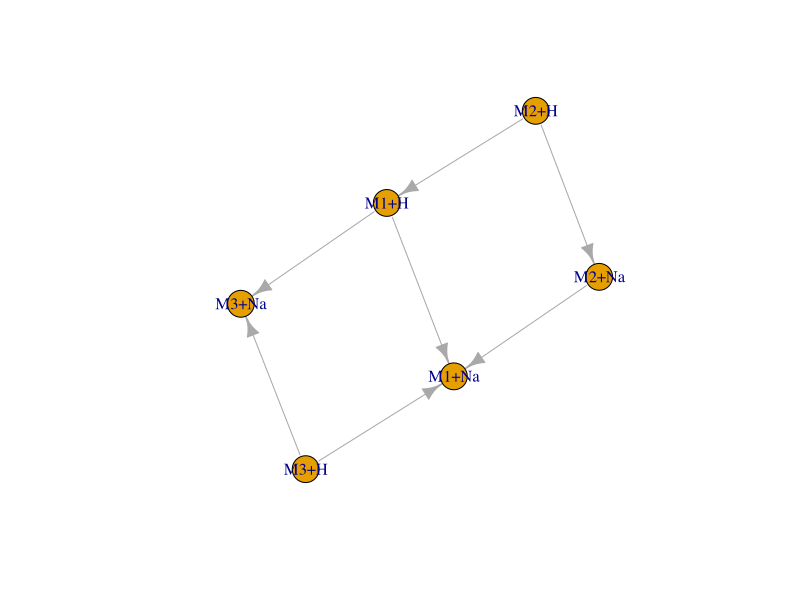
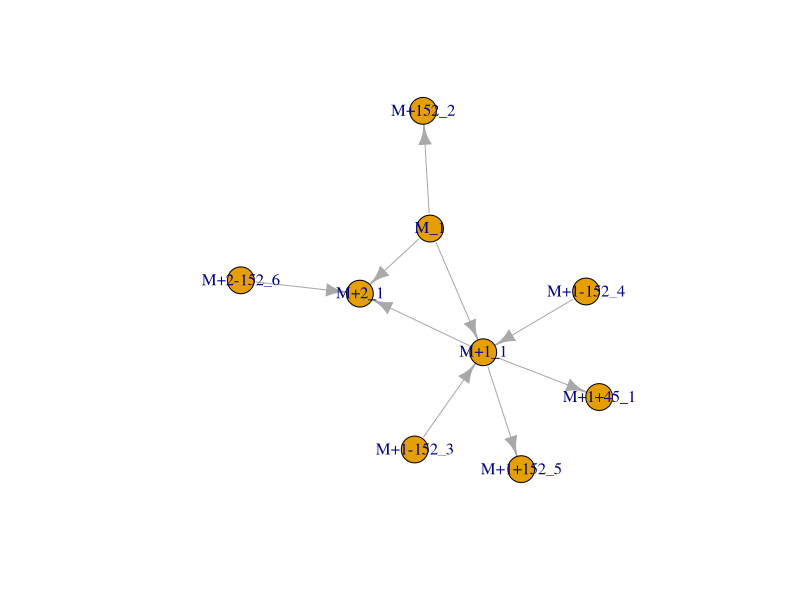
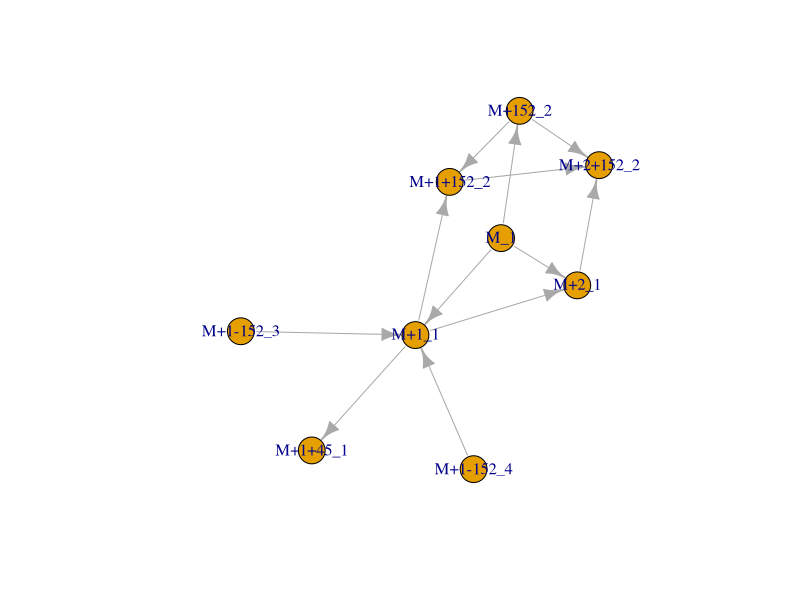
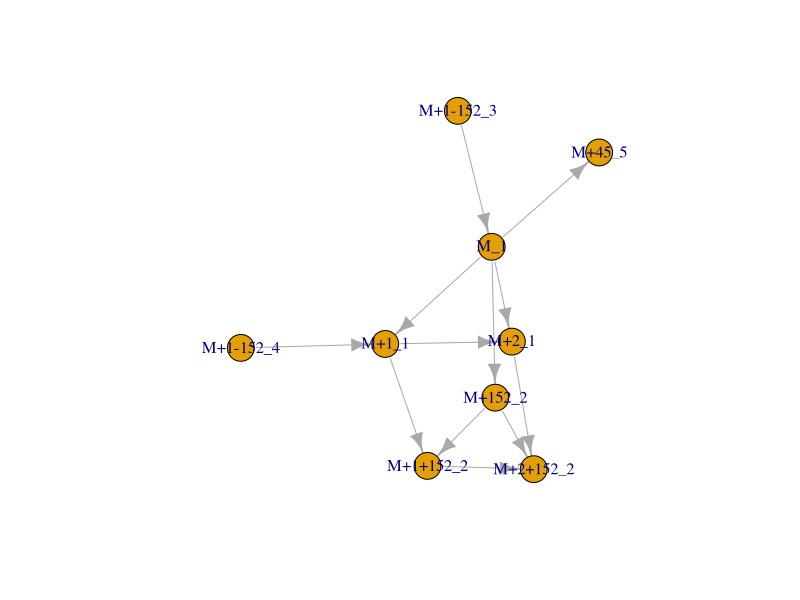
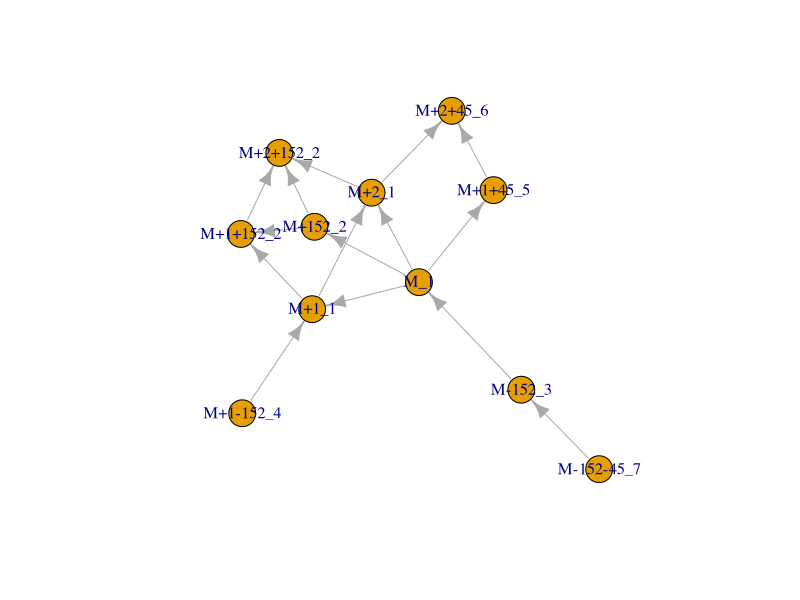
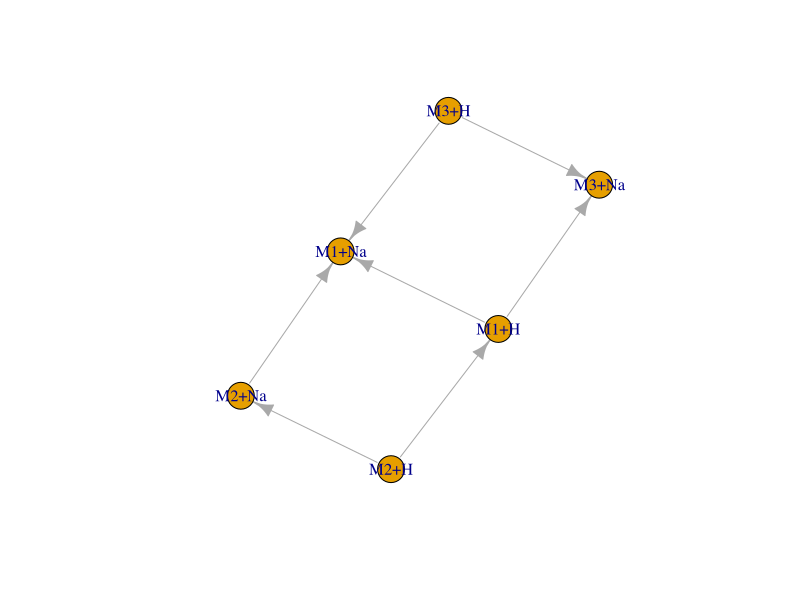
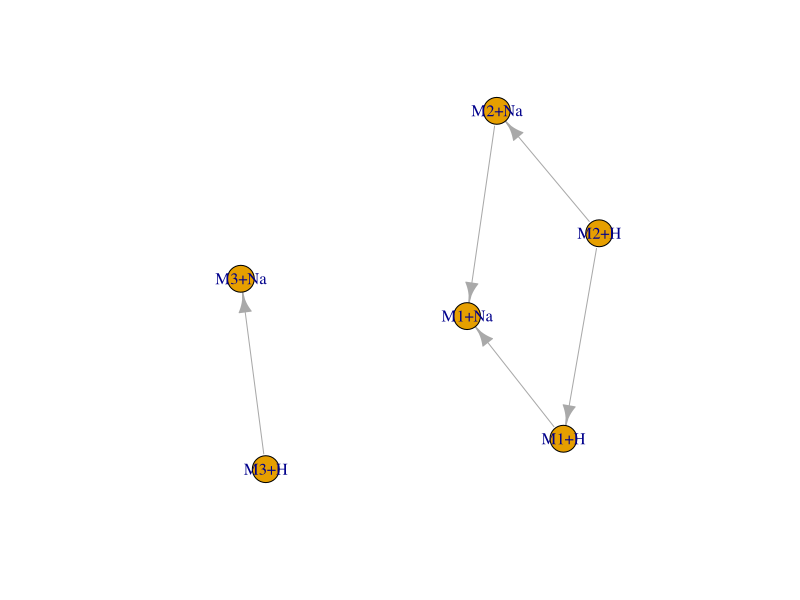
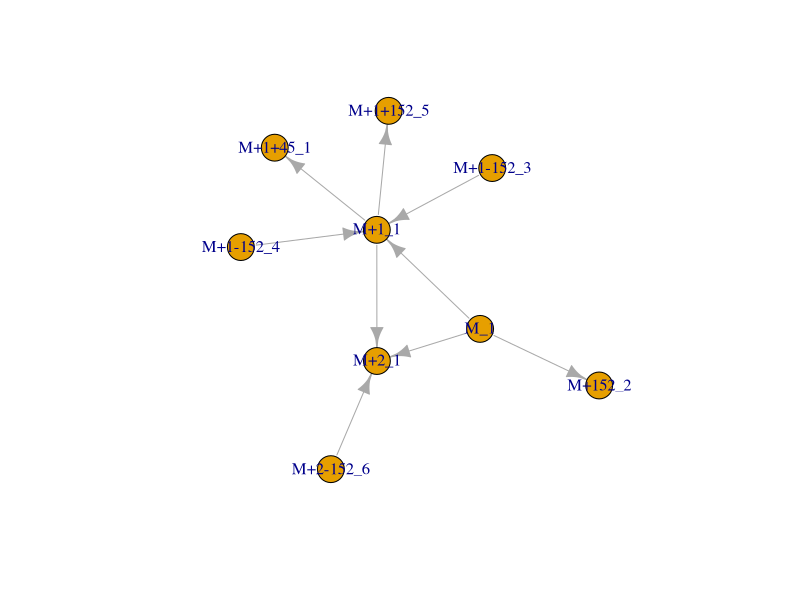

These charts were generated, in order, by the following R code:
library(igraph)
## remove edges between M1+H and M2+Na, M3+H and M4+K, in general when there is 
## a link between an adduct and a molecular ion

## node with outgoing transf link should not have outgoing adduct link when
## the adduct-linking vertex has a ingoing adduct link

## node with ingoing transf link should not have ingoing adduct link when the 
## adduct-linking vertex has an outgoing adduct link

## pos mode: isotopic+1, isotopic+2, isotopic+3, Na adduct, K adduct, 
## formic acid adduct
## neg mode: isotopic+1, isotopic+2, isotopic+3, formic acid, Na adduct,
## Sodium formate 


##          M1+H    M1+Na   M2+H    M2+Na   M3+H    M3+Na
## M1+H     0       1       0       0       0       1       
## M1+Na    0       0       0       0       0       0
## M2+H     1       0       0       1       0       0
## M2+Na    0       1       0       0       1       0
## M3+H     0       1       0       0       0       1
## M3+Na    0       0       0       0       0       0  

# mat_test <- matrix(c(c(0, 1, 1, 0, 0, 1), ## M1+H
#                      c(1, 0, 1, 1, 1, 1), ## M1+Na
#                      c(1, 1, 0, 1, 0, 0), ## M2+H
#                      c(0, 1, 1, 0, 1, 0), ## M2+Na
#                      c(0, 1, 0, 1, 0, 1), ## M3+H
#                      c(0, 1, 0, 0, 1, 0)), ## M3+Na
#                    

## example 1
mat_1 <- matrix(c(c(0, 1, 0, 0, 0, 1), ## M1+H
                     c(0, 0, 0, 0, 0, 0), ## M1+Na
                     c(1, 0, 0, 1, 0, 0), ## M2+H
                     c(0, 1, 0, 0, 0, 0), ## M2+Na
                     c(0, 1, 0, 0, 0, 1), ## M3+H
                     c(0, 0, 0, 0, 0, 0)), ## M3+Na
                   byrow = TRUE, ncol = 6, nrow = 6)
mat_1_transf <- matrix(c(
    c("", "adduct_Na", "", "", "", "transf_gluc_F"), ## M1+H
    c("", "", "", "", "", ""), ## M1+Na
    c("transf_gluc_T", "", "", "adduct_Na", "", ""), ## M2+H
    c("", "transf_gluc_T", "", "", "", ""), ## M2+Na
    c("", "transf_gluc_F", "", "", "", "adduct_Na"), ## M3+H
    c("", "", "", "", "", "")), ## M3+Na
    byrow = TRUE, ncol = 6, nrow = 6)
colnames(mat_1) <- c("M1+H", "M1+Na", "M2+H", "M2+Na", "M3+H", "M3+Na")
rownames(mat_1) <- colnames(mat_1)
net_mat_1 <- graph_from_adjacency_matrix(mat_1, mode = "directed")
plot(net_mat_1)

## example 2
mat_2 <- matrix(c(c(0, 1, 1, 0, 1, 0, 0, 0, 0), ## "M_1"
                      c(0, 0, 1, 1, 0, 0, 0, 1, 0), ## "M+1_1"
                      c(0, 0, 0, 0, 0, 0, 0, 0, 0), ## "M+2_1"
                      c(0, 0, 0, 0, 0, 0, 0, 0, 0), ## "M+1+45_1"
                      c(0, 0, 0, 0, 0, 0, 0, 0, 0), ## "M+152_2"
                      c(0, 1, 0, 0, 0, 0, 0, 0, 0), ## "M+1-152_3"
                      c(0, 1, 0, 0, 0, 0, 0, 0, 0), ## "M+1-152_4"
                      c(0, 0, 0, 0, 0, 0, 0, 0, 0), ##"M+1+152_5"
                      c(0, 0, 1, 0, 0, 0, 0, 0, 0)), ## "M+2-152_6"
                    byrow = TRUE, ncol = 9, nrow = 9)
mat_2_transf <- matrix(c(
    c("", "adduct_+1",  "adduct_+2",  "",          "transf_152", "", "", "",           ""), ## "M_1"
    c("", "",           "adduct_+1",  "transf_45", "",           "", "", "transf_152", ""), ## "M+1_1"
    c("", "",           "",           "",          "",           "", "", "",           ""), ## "M+2_1"
    c("", "",           "",           "",          "",           "", "", "",           ""), ## "M+1+45_1"
    c("", "",           "",           "",          "",           "", "", "",           ""), ## "M+152_2"
    c("", "transf_152", "",           "",          "",           "", "", "",           ""), ## "M+1-152_3"
    c("", "transf_152", "",           "",          "",           "", "", "",           ""), ## "M+1-152_4"
    c("", "",           "",           "",          "",           "", "", "",           ""), ##"M+1+152_5"
    c("", "",           "transf_152", "",          "",           "", "", "",           "")), ## "M+2-152_6"
    byrow = TRUE, ncol = 9, nrow = 9)
colnames(mat_2) <- c("M_1", "M+1_1", "M+2_1", "M+1+45_1", "M+152_2", "M+1-152_3", "M+1-152_4", "M+1+152_5", "M+2-152_6")
rownames(mat_2) <- colnames(mat_2)
colnames(mat_2_transf) <- rownames(mat_2_transf) <- colnames(mat_2)
net_mat_2 <- graph_from_adjacency_matrix(mat_2, mode = "directed")
plot(net_mat_2)

## example 3 
mat_3 <- matrix(c(c(0, 1, 1, 0, 1, 0, 0, 0, 0), ## "M_1"
                      c(0, 0, 1, 1, 0, 0, 0, 1, 0), ## "M+1_1"
                      c(0, 0, 0, 0, 0, 0, 0, 0, 1), ## "M+2_1"
                      c(0, 0, 0, 0, 0, 0, 0, 0, 0), ## "M+1+45_1"
                      c(0, 0, 0, 0, 0, 0, 0, 1, 1), ## "M+152_2"
                      c(0, 1, 0, 0, 0, 0, 0, 0, 0), ## "M+1-152_3"
                      c(0, 1, 0, 0, 0, 0, 0, 0, 0), ## "M+1-152_4"
                      c(0, 0, 0, 0, 0, 0, 0, 0, 1), ##"M+1+152_2"
                      c(0, 0, 0, 0, 0, 0, 0, 0, 0)), ## "M+2_2"
                    byrow = TRUE, ncol = 9, nrow = 9)
mat_3_transf <- matrix(c(
    c("", "adduct_+1",  "adduct_+2",  "",          "transf_152", "", "", "",           ""), ## "M_1"
    c("", "",           "adduct_+1",  "transf_45", "",           "", "", "transf_152", ""), ## "M+1_1"
    c("", "",           "",           "",          "",           "", "", "",           "transf_152"), ## "M+2_1"
    c("", "",           "",           "",          "",           "", "", "",           ""), ## "M+1+45_1"
    c("", "",           "",           "",          "",           "", "", "adduct_+1", "adduct_+2"), ## "M+152_2"
    c("", "transf_152", "",           "",          "",           "", "", "",           ""), ## "M+1-152_3"
    c("", "transf_152", "",           "",          "",           "", "", "",           ""), ## "M+1-152_4"
    c("", "",           "",           "",          "",           "", "", "",           "adduct_+1"), ##"M+1+152_2"
    c("", "",           "", "",          "",           "", "", "",           "")), ## "M+2+152_2"
    byrow = TRUE, ncol = 9, nrow = 9)
colnames(mat_3) <- c("M_1", "M+1_1", "M+2_1", "M+1+45_1", "M+152_2", "M+1-152_3", "M+1-152_4", "M+1+152_2", "M+2+152_2")
rownames(mat_3) <- colnames(mat_3)
colnames(mat_3_transf) <- rownames(mat_3_transf) <- colnames(mat_3)
net_mat_3 <- graph_from_adjacency_matrix(mat_3, mode = "directed")
plot(net_mat_3)

## example 4
mat_4 <- matrix(c(c(0, 1, 1, 1, 1, 0, 0, 0, 0), ## "M_1"
                  c(0, 0, 1, 0, 0, 0, 0, 1, 0), ## "M+1_1"
                  c(0, 0, 0, 0, 0, 0, 0, 0, 1), ## "M+2_1"
                  c(0, 0, 0, 0, 0, 0, 0, 0, 0), ## "M+45_5"
                  c(0, 0, 0, 0, 0, 0, 0, 1, 1), ## "M+152_2"
                  c(1, 0, 0, 0, 0, 0, 0, 0, 0), ## "M+1-152_3"
                  c(0, 1, 0, 0, 0, 0, 0, 0, 0), ## "M+1-152_4"
                  c(0, 0, 0, 0, 0, 0, 0, 0, 1), ##"M+1+152_2"
                  c(0, 0, 0, 0, 0, 0, 0, 0, 0)), ## "M+2_2"
                byrow = TRUE, ncol = 9, nrow = 9)
mat_4_transf <- matrix(c(
    c("", "adduct_+1",  "adduct_+2",  "transf_45",          "transf_152", "", "", "",           ""), ## "M_1"
    c("", "",           "adduct_+1",  "", "",           "", "", "transf_152", ""), ## "M+1_1"
    c("", "",           "",           "",          "",           "", "", "",           "transf_152"), ## "M+2_1"
    c("", "",           "",           "",          "",           "", "", "",           ""), ## "M+45_5"
    c("", "",           "",           "",          "",           "", "", "adduct_+1", "adduct_+2"), ## "M+152_2"
    c("transf_152", "", "",           "",          "",           "", "", "",           ""), ## "M-152_3"
    c("", "transf_152", "",           "",          "",           "", "", "",           ""), ## "M+1-152_4"
    c("", "",           "",           "",          "",           "", "", "",           "adduct_+1"), ##"M+1+152_2"
    c("", "",           "", "",          "",           "", "", "",           "")), ## "M+2+152_2"
    byrow = TRUE, ncol = 9, nrow = 9)
colnames(mat_4) <- c("M_1", "M+1_1", "M+2_1", "M+45_5", "M+152_2", "M+1-152_3", "M+1-152_4", "M+1+152_2", "M+2+152_2")
rownames(mat_4) <- colnames(mat_4)
colnames(mat_4_transf) <- rownames(mat_4_transf) <- colnames(mat_4)
net_mat_4 <- graph_from_adjacency_matrix(mat_4, mode = "directed")
plot(net_mat_4)

## example 5
mat_5 <- matrix(c(
    c(0, 1, 1, 1, 1, 0, 0, 0, 0, 0, 0), ## "M_1"
    c(0, 0, 1, 0, 0, 0, 0, 1, 0, 0, 0), ## "M+1_1"
    c(0, 0, 0, 0, 0, 0, 0, 0, 1, 1, 0), ## "M+2_1"
    c(0, 0, 0, 0, 0, 0, 0, 0, 0, 1, 0), ## "M+45_5"
    c(0, 0, 0, 0, 0, 0, 0, 1, 1, 0, 0), ## "M+152_2"
    c(1, 0, 0, 0, 0, 0, 0, 0, 0, 0, 0), ## "M+1-152_3"
    c(0, 1, 0, 0, 0, 0, 0, 0, 0, 0, 0), ## "M+1-152_4"
    c(0, 0, 0, 0, 0, 0, 0, 0, 1, 0, 0), ##"M+1+152_2"
    c(0, 0, 0, 0, 0, 0, 0, 0, 0, 0, 0), ## "M+2_2"
    c(0, 0, 0, 0, 0, 0, 0, 0, 0, 0, 0), ## "M+2+45_6"
    c(0, 0, 0, 0, 0, 1, 0, 0, 0, 0, 0)), ## "M-152-45_7"            
                byrow = TRUE, ncol = 11, nrow = 11)
mat_5_transf <- matrix(c(
    c("", "adduct_+1",  "adduct_+2",  "transf_45",          "transf_152", "", "", "",           "", "", ""), ## "M_1"
    c("", "",           "adduct_+1",  "", "",           "", "", "transf_152", "", "", ""), ## "M+1_1"
    c("", "",           "",           "",          "",           "", "", "",           "transf_152", "transf_45", ""), ## "M+2_1"
    c("", "",           "",           "",          "",           "", "", "",           "", "adduct_+2", ""), ## "M+45_5"
    c("", "",           "",           "",          "",           "", "", "adduct_+1", "adduct_+2", "", ""), ## "M+152_2"
    c("transf_152", "", "",           "",          "",           "", "", "",           "", "", ""), ## "M-152_3"
    c("", "transf_152", "",           "",          "",           "", "", "",           "", "", ""), ## "M+1-152_4"
    c("", "",           "",           "",          "",           "", "", "",           "adduct_+1", "", ""), ##"M+1+152_2"
    c("", "",           "", "",          "",           "", "", "",           "", "", ""),## "M+2+152_2"
    c("", "",           "", "",          "",           "", "", "",           "", "", ""), ## "M+2+45_6"
    c("", "",           "", "",          "",           "transf_45", "", "",           "", "", "")), ## "M-152-45_7"
    byrow = TRUE, ncol = 11, nrow = 11)
colnames(mat_5) <- c("M_1", "M+1_1", "M+2_1", "M+1+45_5", "M+152_2", "M-152_3", "M+1-152_4", "M+1+152_2", "M+2+152_2", "M+2+45_6", "M-152-45_7")
rownames(mat_5) <- colnames(mat_5)
colnames(mat_5_transf) <- rownames(mat_5_transf) <- colnames(mat_5)
net_mat_5 <- graph_from_adjacency_matrix(mat_5, mode = "directed")
plot(net_mat_5)

## node with outgoing transf link should not have outgoing adduct link when
## the adduct-linking vertex has an ingoing adduct link of same type

## do for all components
## iterate through rows

removeFalseLinksAdducts <- function(mat_l) {
    
    mat_num <- mat_l[[1]]
    mat_char <- mat_l[[2]]
    
    for (i in seq_len(nrow(mat_num))) {
        
        rows_i <- mat_char[i, ]
        adduct_i <- rows_i[grep(rows_i, pattern = "adduct_")]
        
        ## if any vertex has outgoing adduct link, check all cols where rows_i
        ## has transf if ingoing adduct link exists for adduct-linking feature
        if (length(adduct_i) > 0) { 
            
            inds_row <- grep(rows_i, pattern = "transf_")
            
            for (j in inds_row) {
                cols_j <- mat_char[, j]
                adduct_j <- cols_j[grep(cols_j, pattern = "adduct")]
                if (length(adduct_j) > 0)
                    if (any(adduct_j %in% adduct_i)) {
                        mat_num[i, j] <- 0 ## remove in mat_test[i, ]
                    }
            }
        }
        
        ## new 
        cols_i <- mat_char[, i]
        adduct_i <- cols_i[grep(cols_i, pattern = "adduct_")]
        
        ## if any vertex has ingoing adduct link, check all rows where cols_i
        ## has transf if outgoing adduct link exists for adduct-linking feature
        if (length(adduct_i) > 0) { 
            
            inds_col <- grep(cols_i, pattern = "transf_")
            
            for (j in inds_col) {
                rows_j <- mat_char[j, ]
                adduct_j <- rows_j[grep(rows_j, pattern = "adduct")]
                if (length(adduct_j) > 0)
                    if (any(adduct_j %in% adduct_i)) {
                        mat_num[j, i] <- 0 ## remove in mat_test[i, ]
                    }
            }
        }
        
    }
    
    ## set mat_char to "" where mat_num == 0
    mat_char[which(mat_num == 0)] <- ""
    
    return(list(mat_num, mat_char))
}


#' @name removeFalseLinksCircular
#' @title Delete in- and outgoing links based on their relation to the molecular
#' ion
#' @author Thomas Naake <thomasnaake@@googlemail.com>
#' @description The function `removeFalseLinksCircular` deletes ingoing 
#' and outgoing links of isotopes/adducts to M if there is no circular relation from 
## M to M+isot/adduct to M+transf to M+iso/adduct+transformation.
#' Example:
#' 1) M and M+1 forming an "adduct_isotope+1", suppose there is a "transf_+162"
#' from M+1 to another mass feature M2, but there is no link between M and M2-1,
#' then remove the link M+1 and M2.
#' 2) M and M+1 forming an "adduct_isotope+1", suppose there is a "transf_+162"
#' from M+1 to another mass feature M, AND there is a link between M and M2-1,
#' then keep the the link M+1 and M2 (support that mass feature is a metabolite)
#' @details 
#' @example 
#' 
removeFalseLinksCircular <- function(mat_l) {
    
    mat_num <- mat_l[[1]]
    mat_char <- mat_l[[2]]
    
    ## find relations with adducts: 
    ## Molecular ion (MI): suppose this is the vertex that has no ingoing 
    ## adduct_ link, i.e. the column of M does not have a "adduct_"
    M <- apply(mat_char, 2, grep, pattern = "adduct_")
    
    ## iterate through M where M is not integer(0). These are adducts of
    ## the rows i 
    for (i in seq_len(length(M))) {
        
        if (length(M[[i]])) {
            ## if length(M[[i]]) != 0, M[[i]] is not the MI:
            ## check if the MI has transf_
            transf_M_og_ind <- grep(mat_char[i, ], pattern = "transf_")
            transf_M_ig_ind <- grep(mat_char[, i], pattern = "transf_")
            
            if (length(transf_M_og_ind)) {
                
                ## check if the MI has outgoing transf_ links and return the 
                ## indices
                tmp <- matrix(mat_char[M[[i]], ], byrow = FALSE,
                    ncol = ncol(mat_char))
                transf_MI_og_ind <- apply(tmp, 2, grepl, pattern = "transf_")
                transf_MI_og_ind <- which(transf_MI_og_ind, arr.ind = TRUE)
                
                if (length(transf_MI_og_ind)) {
                    ## iterate thorough all transf_M_og_ind (outgoing links 
                    ## from M) 
                    for(j in 1:length(transf_M_og_ind)) {
                        ind_j <- transf_M_og_ind[j]
                        ## if there is only one MI do
                        if (!is.matrix(transf_MI_og_ind)) {
                            remove <- TRUE
                            for (k in 1:length(transf_MI_og_ind)) {
                                ## get adduct of M
                                adduct_ij <- mat_char[transf_MI_og_ind[k], ind_j]
                                if (adduct_ij == mat_char[M[[i]], i]) {
                                    remove <- c(remove, FALSE)
                                }
                            }
                            ## remove link transf_M_og_ind[k] at row i if there
                            ## is one matching adduct
                            if (all(remove)) {mat_num[i, ind_j] <- 0}
                        ## if there are several MI do
                        } else {
                            remove <- TRUE
                            for(k in 1:nrow(transf_MI_og_ind)) {
                                ## get adduct of M
                                adduct_ij <- mat_char[transf_MI_og_ind[k, "row"], ind_j]
                                if (adduct_ij == mat_char[i, M[[i]][transf_MI_og_ind[k, "row"]]]) {
                                    remove <- c(remove, FALSE)   
                                }
                            }
                            ## remove link transf_M_og_ind[k] at row i if there
                            ## is one matching adduct
                            if (all(remove)) {mat_num[i, ind_j] <- 0}
                        }
                    }
                } else {
                    ## remove all links by default when there is no outgoing
                    ## transf_ from the MI
                    mat_num[i, transf_M_ig_ind] <- 0
                }
            }
            ## check only ingoing links now
            if (length(transf_M_ig_ind)) {

                ## check if the MI has ingoing transf_ links and return the
                ## indices
                tmp <- matrix(mat_char[, M[[i]]], byrow = TRUE,
                ncol = ncol(mat_char))
                transf_MI_ig_ind <- apply(tmp, 2, grepl, pattern = "transf_")
                transf_MI_ig_ind <- which(transf_MI_ig_ind, arr.ind = TRUE)

                if (length(transf_MI_ig_ind)) {
                    ## iterate thorough all transf_M_ig_ind (ingoing links from
                    ## M)
                    for(j in 1:length(transf_M_ig_ind)) {
                    
                        ind_j <- transf_M_ig_ind[j]
                        ## if there is only one MI do
                        if (!is.matrix(transf_MI_ig_ind)) {
                            remove <- TRUE
                            for (k in 1:length(transf_MI_ig_ind)) {
                                ## get adduct of M
                                adduct_ij <- mat_char[transf_MI_ig_ind[k], ind_j]
                                
                                if (adduct_ij == mat_char[M[[i]], i]) {
                                    remove <- c(remove, FALSE)
                                }
                            }
                            ## remove link transf_M_ig_ind[j] at row ind_j if 
                            ## there is one matching adduct
                            if (all(remove)) {mat_num[ind_j, i] <- 0}
                        ## if there are several MI do
                        } else {
                            remove <- TRUE
                            for(k in 1:nrow(transf_MI_ig_ind)) {
                                ## get adduct of M
                                adduct_ij <- mat_char[transf_MI_ig_ind[k, "row"], ind_j]
                                
                                if (adduct_ij == mat_char[M[[i]][transf_MI_ig_ind[k, "row"]], i]) {
                                    remove <- c(remove, FALSE)
                                }
                            }
                            ## remove link transf_M_ig_ind[k] at row ind_j if 
                            ## there is one matching adduct
                            if (all(remove)) {mat_num[ind_j, i] <- 0}
                        }
                    }
                } else {
                    ## remove all links by default when there is no ingoing
                    ## transf_ from the MI
                    mat_num[transf_M_ig_ind, i] <- 0
                }
            }
        }
    }
    
    ## set mat_char to "" where mat_num == 0 (removes links in mat_char)
    mat_char[which(mat_num == 0)] <- ""
    
    return(list(mat_num, mat_char))
    
}

## example 1
mat_l <- list(mat_1, mat_1_transf)
mat_rem <- removeFalseLinksAdducts(list(mat_1, mat_1_transf))
mat_rem <- removeFalseLinksCircular(mat_l)
plot(graph_from_adjacency_matrix(mat_l[[1]], mode = "directed"))
plot(graph_from_adjacency_matrix(mat_rem[[1]], mode = "directed"))

# example 2 
mat_l <- list(mat_2, mat_2_transf)
mat_rem <- removeFalseLinksAdducts(mat_l)
mat_rem <- removeFalseLinksCircular(mat_rem)
plot(graph_from_adjacency_matrix(mat_l[[1]], mode = "directed"))
plot(graph_from_adjacency_matrix(mat_rem[[1]], mode = "directed")) ## should only result in link between M_1->M+152_2, M_1-> M_2, M_1_M_3, M_2->M_3

## example 3
mat_rem <- removeFalseLinksAdducts(list(mat_3, mat_3_transf))
mat_l <- list(mat_3, mat_3_transf)
mat_rem <- removeFalseLinksCircular(list(mat_3, mat_3_transf))
plot(graph_from_adjacency_matrix(mat_3), mode = "directed")
plot(graph_from_adjacency_matrix(mat_rem[[1]], mode = "directed"))

## example 4
mat_l <- list(mat_4, mat_4_transf)
mat_rem <- removeFalseLinksAdducts(mat_l)
mat_rem <- removeFalseLinksCircular(list(mat_4, mat_4_transf))
plot(graph_from_adjacency_matrix(mat_4), mode = "directed")
plot(graph_from_adjacency_matrix(mat_rem[[1]], mode = "directed"))

## example 5
mat_rem <- removeFalseLinksAdducts(list(mat_5, mat_5_transf))
mat_l <- list(mat_5, mat_5_transf)
mat_rem <- removeFalseLinksCircular(list(mat_5, mat_5_transf))
plot(graph_from_adjacency_matrix(mat_5), mode = "directed")
plot(graph_from_adjacency_matrix(mat_rem[[1]], mode = "directed"))
